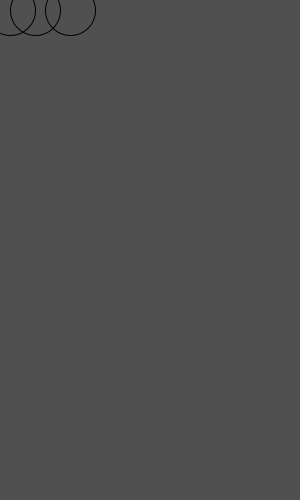
Frame 1 (no input)
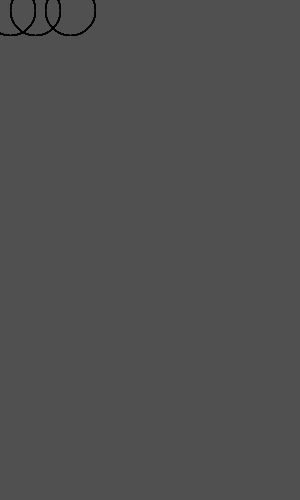
Frame 60 (the mouse pressed at the canvas centre just before this capture)
Frame 120 (the mouse held since frame 60 and released just before this capture): identical to frame 60, image omitted

The Processing sketch that drew these frames (run headless with seeded random() and noise(); from frame 60 on, the mouse is pressed at the canvas centre):

// Processing sketch: processing_111692
// ── processing_111692.pde

//hello world, this is my first scrip.:)
// by Judith Chen

void setup(){
  size(300,500);
  background(80);
}

void draw(){
  noFill();
  stroke(0);
  strokeWeight(1);
  ellipse(10,10,50,50);
  ellipse(35,10,50,50);
  ellipse(70,10,50,50);
}
